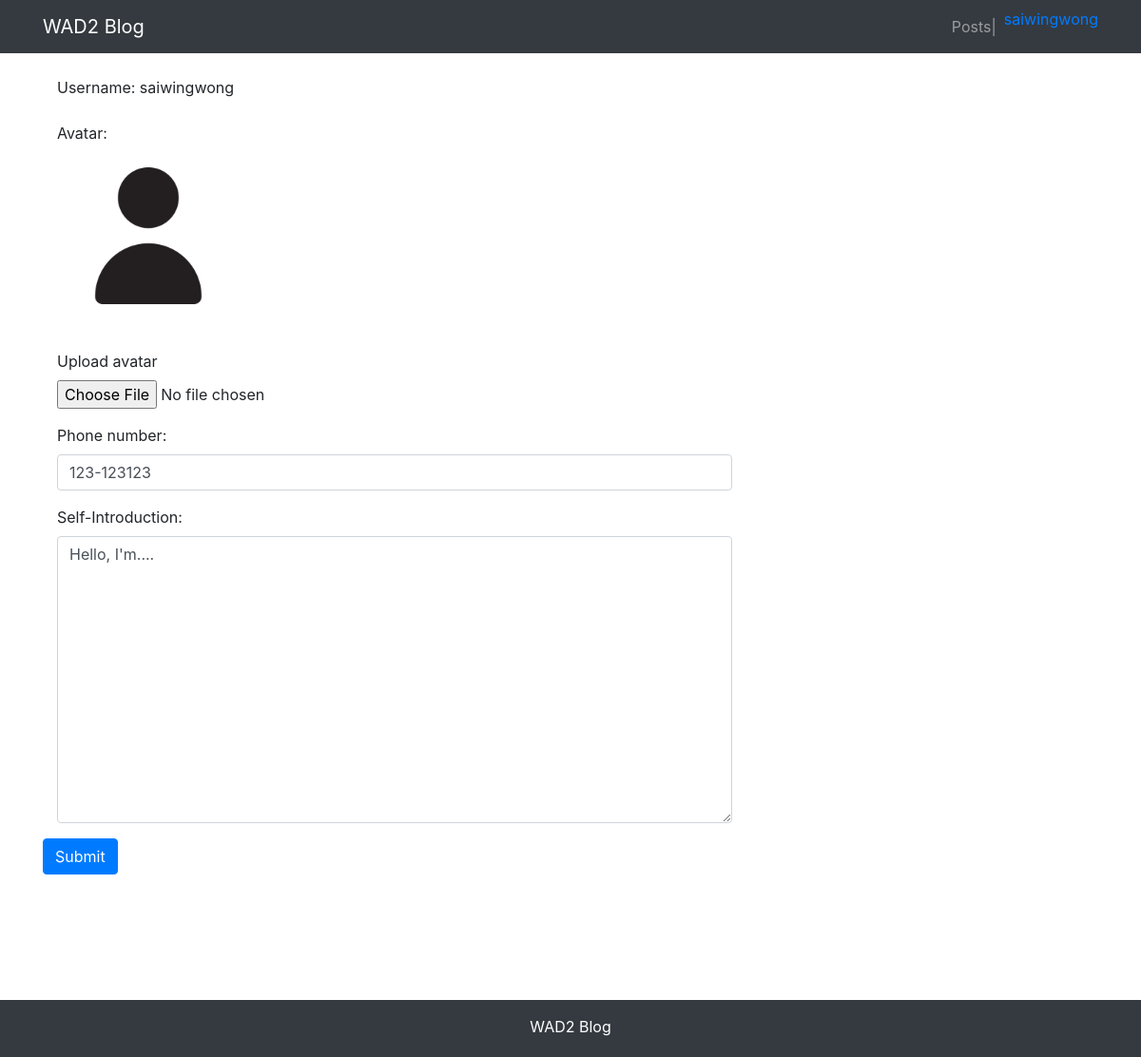
The page /userprofile/edit/8/ (signed in) on the database its author committed.
### userprofile/models.py (models this page shows, shortened)
class Profile(models.Model):
    user = models.OneToOneField(User, on_delete=models.CASCADE, related_name='profile')
    phone = models.CharField(max_length=20, blank=True)
    avatar = models.ImageField(upload_to='avatar/%Y%m%d/', blank=True)
    bio = models.TextField(max_length=500, blank=True)

### userprofile/views.py (the view)
# urls.py: path('edit/<int:id>/', views.profile_edit, name='edit'),
@login_required(login_url='/userprofile/login/')
def profile_edit(request, id):
    user = User.objects.get(id=id)
    if Profile.objects.filter(user_id=id).exists():
        profile = Profile.objects.get(user_id=id)
    else:
        profile = Profile.objects.create(user=user)
    if request.method == 'POST':
        if request.user != user:
            return HttpResponse("You don't have permision")
        profile_form = ProfileForm(request.POST, request.FILES)
        if profile_form.is_valid():
            profile_cd = profile_form.cleaned_data
            profile.phone = profile_cd['phone']
            profile.bio = profile_cd['bio']
            if 'avatar' in request.FILES:
                profile.avatar = profile_cd["avatar"]
            profile.save()
            return redirect("userprofile:edit", id=id)
        else:
            return HttpResponse("Invalid form, please retry")
    elif request.method == 'GET':
        profile_form = ProfileForm()
        context = { 'profile_form': profile_form, 'profile': profile, 'user': user }
        return render(request, 'userprofile/edit.html', context)
    else:
        return HttpResponse("GET or POST")

### userprofile/forms.py
class ProfileForm(forms.ModelForm):
    class Meta:
        model = Profile
        fields = ('phone', 'avatar', 'bio')

### templates/userprofile/edit.html (shortened to what this page needs)
{% extends "base.html" %} {% load staticfiles %}
{% block content %}
<div class="container">
    <div class="row">
        <div class="col-12">
            <br>
            <div class="col-md-4"> Username: {{ user.username }}</div>
            <br>
            {% if profile.avatar %}
                <div class="col-md-4">Avatar: </div>
                <img src="{{ profile.avatar.url }}" style="max-width: 20%; border-radius: 15%;" class="col-md-4">
            {% else %}
                <h5 class="col-md-4">No avatar</h5>
            {% endif %}
            <br>
            <br>
            <form method="post" action="." enctype="multipart/form-data">
                    <div class="form-group col-md-10">
                        <label for="avatar">Upload avatar</label>
                        <input type="file" class="form-control-file" name="avatar" id="avatar">
                    </div>
                    <div class="form-group col-md-8">
                        <label for="phone"> Phone number: </label>
                        <input type="text" class="form-control" id="phone" name="phone" value="{{ profile.phone }}">
                    </div>
                    <div class="form-group col-md-8">
                        <label for="bio"> Self-Introduction: </label>
                        <textarea type="text" class="form-control" id="bio" name="bio" rows="12">{{ profile.bio }}</textarea>
                    </div>
                    <button type="submit" class="btn btn-primary"> Submit </button>
            </form>
        </div>
    </div>
</div>
{% endblock content %}

### templates/header.html (shortened to what this page needs)
<nav class="navbar navbar-expand-lg navbar-dark bg-dark">
  <div class="container">
    <a class="navbar-brand" href="#">WAD2 Blog</a>
    <div>
      <ul class="navbar-nav">
        <li class="nav-item">
          <a class="nav-link" href="{% url 'post:post_list' %}">Posts| </a>
        </li>
        {% if user.is_authenticated %}
            <li class="nav-item dropdown">
              <a class=:"nav-link dropdown-toggle" href="#" id="navbarDropdown" role="button" data-toggle="dropdown" aria-haspopup="true" aria-expanded="false">
              {{ user.username }}
              </a>
            </li>
            {% else %}
              <li class="nav-item">
                <a class="nav-link" href="{% url 'userprofile:login' %}"> Login </a>
              </li>
        {% endif %}
      </ul>
    </div>
  </div>
</nav>

### templates/base.html (style rules this page uses)
html, body { height: 100%; margin: 0; }

### rows shown on the page
Profile: avatar (picture), phone "123-123123", bio "Hello, I'm...."

### other values the page prints
{{ user.username }} "saiwingwong"
